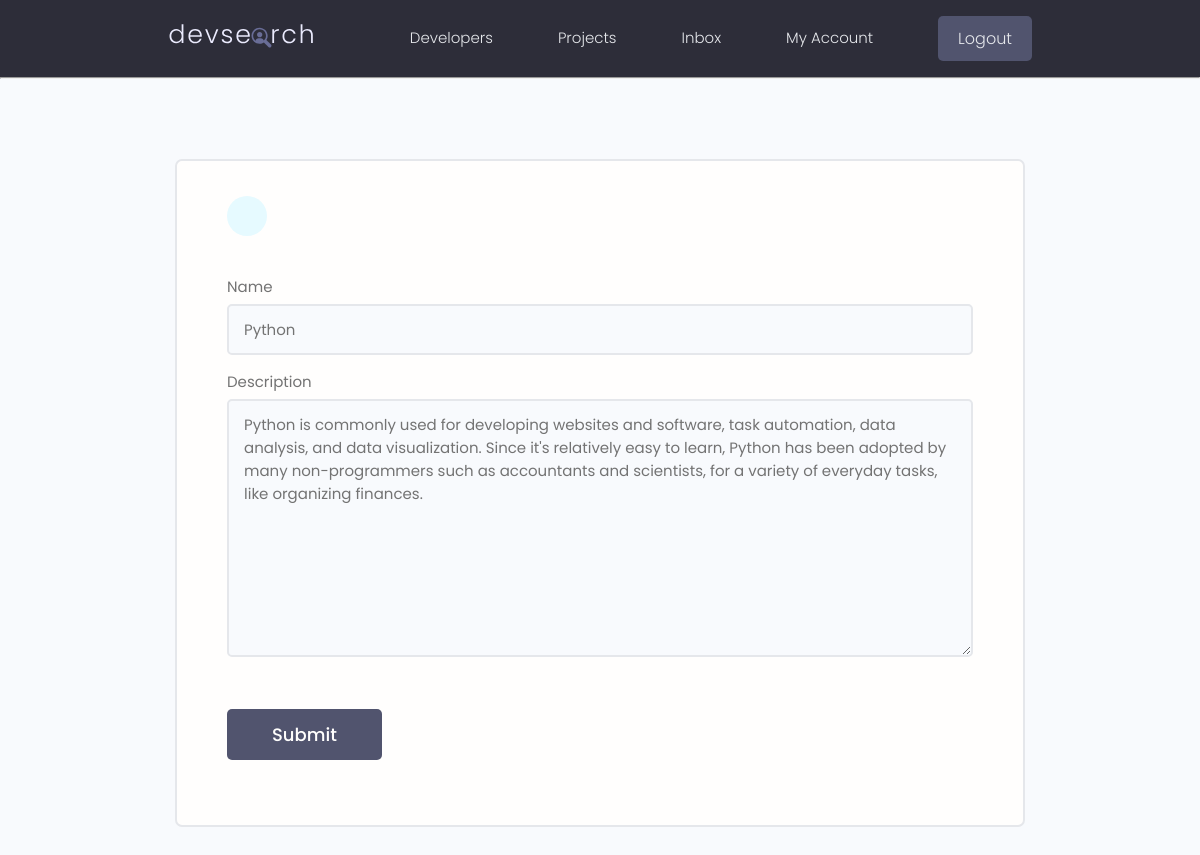
/update_skill/6f2eb3d3-3a04-465a-9107-1205c690988e (signed in), run on the app's committed database.
### users/models.py (models this page shows, shortened)
class skill(models.Model):
    owner = models.ForeignKey(Profile, on_delete=models.CASCADE, null = True, blank =  True)
    name = models.CharField(max_length=200, null = True, blank=True)
    description = models.TextField(max_length = 300, null= True, blank = True)
    created = models.DateTimeField(auto_now_add  = True)
    id = models.UUIDField(default = uuid.uuid4, unique = True, editable = False, primary_key = True)

### users/views.py (the view)
# urls.py: path("update_skill/<str:pk>", views.update_skill, name = "update_skill"),
@login_required(login_url="login")
def update_skill(request, pk):
    profile = request.user.profile
    skill = profile.skill_set.get(id = pk)
    form = SkillForm(instance = skill)
    if request.method == "POST":
        form = SkillForm(request.POST, instance = skill)
        if form.is_valid():
            form.save()
            return redirect("account")
    context = {"form":form}
    return render(request, "users/skill_form.html", context)

### users/forms.py
class SkillForm(ModelForm):
    class Meta:
        model = skill
        fields = '__all__'
        exclude = ['owner']
    def __init__(self, *args, **kwargs):
        super(SkillForm, self).__init__(*args, **kwargs)
        for name, field in self.fields.items():
            field.widget.attrs.update(
                {"class" : "input"}
                )

### users/templates/users/skill_form.html (shortened to what this page needs)
{% extends 'main.html' %}
{% block content %}
<main class="formPage my-xl">
    <div class="content-box">
        <div class="formWrapper">
            <a class="backButton" href="{% url 'account' %}"></a>
            <br>
            <form class="form" method="POST" action="">
                {% for field in form %}
                <div class="form__field">
                    <label for="formInput#text"> {{field.label}}</label>
                    {{field}}
                </div>
                {% endfor %}
                <input class="btn btn--sub btn--lg  my-md" type="submit" value="Submit" />
            </form>
        </div>
    </div>
</main>
{% endblock %}

### static/styles/app.css (style rules this page uses)
:root { --color-sub: #2d2d39; }
.btn--sub { background-color: var(--color-sub-light); }
.content-box { width: 95%; max-width: 85rem; margin: 0 auto; }
.backButton { background: var(--color-main-light); color: var(--color-main); width: 4rem; height: 4rem; display: flex; align-items: center; justify-content: center; border-radius: 50%; }
.formPage .formWrapper { list-style: none; background: var(--color-white); padding: 3.5rem 5rem; border: 2px solid var(--color-light); border-radius: 0.7rem; }

### static/uikit/styles/modules/_variables.css (style rules this page uses)
:root { --color-main: #5aa5b9; --color-main-light: #e6faff; --color-sub: #3f4156; --color-sub-light: #51546e; --color-sub-lighter: #ededfd; --color-text: #737373; --color-gray: #8b8b8b; --color-light: #e5e7eb; --color-light-gray: #767676; --color-bg: #f8fafd; --color-white: #fffefd; --color-white-light: #f3f3f3; --color-success: #359e64; --color-success-bg: #def8e8; --color-error: #fc4b0b; --color-error-bg: #fff2ee; --font-base: 'Poppins', arial, helvetica, 'Segoe UI', roboto, ubuntu, sans-serif; --font-monospace: 'Fira Code', 'Courier New', courier, monospace; --font-regular: 300; --font-medium: 500; --font-bold: 700; --generic-shadow: 1px 1px 5px #00000010; --generic-transition: all 0.3s ease-in-out; }

### static/uikit/styles/modules/_base.css (style rules this page uses)
* { margin: 0; padding: 0; box-sizing: border-box; text-rendering: optimizeLegibility; color: inherit; font-size: inherit; }
html { font-size: 50%; }
@media only screen and (min-width: 480px) { html { font-size: 56.25%; } }
@media only screen and (min-width: 1200px) { html { font-size: 62.5%; } }
body { line-height: 1.6; font-weight: 400; font-size: 1.5rem; color: var(--color-text); background-color: var(--color-bg); min-height: 100vh; }

### static/uikit/styles/modules/_typography.css (style rules this page uses)
* { font-family: var(--font-base); }
a { padding-bottom: 2px; text-decoration: none; display: inline-block; color: var(--color-main); font-weight: var(--font-medium); }

### static/uikit/styles/modules/_utilities.css (style rules this page uses)
.my-md { margin: 3rem auto; }
.my-xl { margin: 8rem auto; }

### static/uikit/styles/modules/_button.css (style rules this page uses)
.btn { display: inline-block; position: relative; cursor: pointer; background-color: var(--color-light); font-weight: var(--font-medium); color: var(--color-sub); text-decoration: none; padding: 1rem 2rem; border-radius: 0.5rem; border: none; width: -webkit-fit-content; width: -moz-fit-content; width: fit-content; height: -webkit-fit-content; height: -moz-fit-content; height: fit-content; font-size: 1.6rem; outline-width: 0; outline-color: transparent; -webkit-backface-visibility: hidden; backface-visibility: hidden; transition: all 0.3s ease-in-out; }
.btn--sub { background-color: var(--color-sub); color: var(--color-white); }
.btn--lg { font-size: 1.8rem; padding: 1.2rem 4.5rem; }

### static/uikit/styles/modules/_form.css (style rules this page uses)
.form { display: block; }
.form__field { margin-top: 1.5rem; margin-bottom: 1.5rem; }
.form__label, .form__field > label { display: block; margin-bottom: 0.5rem; color: var(--color-text); }
input.input[type='text'], input.input[type='email'], input.input[type='password'], input.input[type='number'], textarea.input { min-width: 24rem; width: 100%; padding: 1.2rem 1.5rem; border-radius: 0.5rem; border: 2px solid var(--color-light); transition: all 0.3s ease-in-out; background-color: var(--color-bg); }

### data on the page
skill: form "Python" "Python is commonly used for developing websites and software, task automation, data analysis, and data visualization. Since it's relatively easy to learn, Python has been adopted by many non-programmers such as accountants and scientists, for a variety of everyday tasks, like organizing finances."

### other printed values
{{ field.label }} "Name" "Description"
